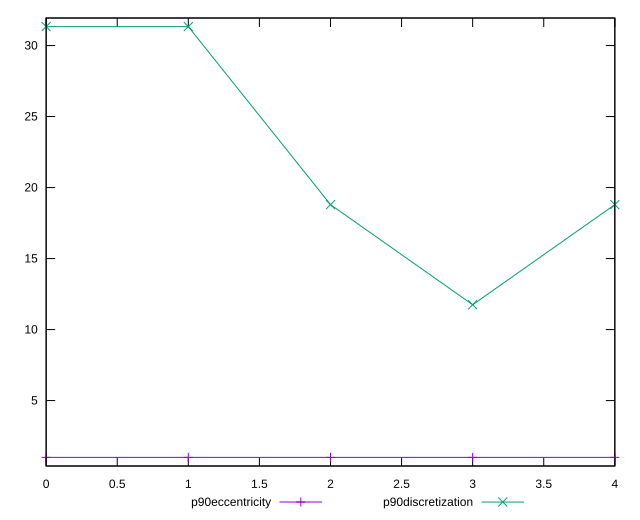

Here is the gnuplot script that generated this plot:
reset

$p90Eccentricity <<EOF
0 1.000000000000001
1 1.0000000000000002
2 1.0000000000000016
3 0.9999999999999992
4 0.9999999999999982
EOF

$p90Discretization <<EOF
0 31.333333333333332
1 31.333333333333332
2 18.8
3 11.75
4 18.8
EOF

set key outside below
set xrange [0:4]
set yrange [0.39333333333333154:31.939999999999998]
set trange [0.39333333333333154:31.939999999999998]
set terminal svg size 640, 520 enhanced background rgb 'white'
set output "report_00015_2021-02-09T16-11-33.973Z/meta/score-difference/progression/eccentricity.svg"

plot $p90Eccentricity title "p90eccentricity" with linespoints, \
     $p90Discretization title "p90discretization" with linespoints

reset
